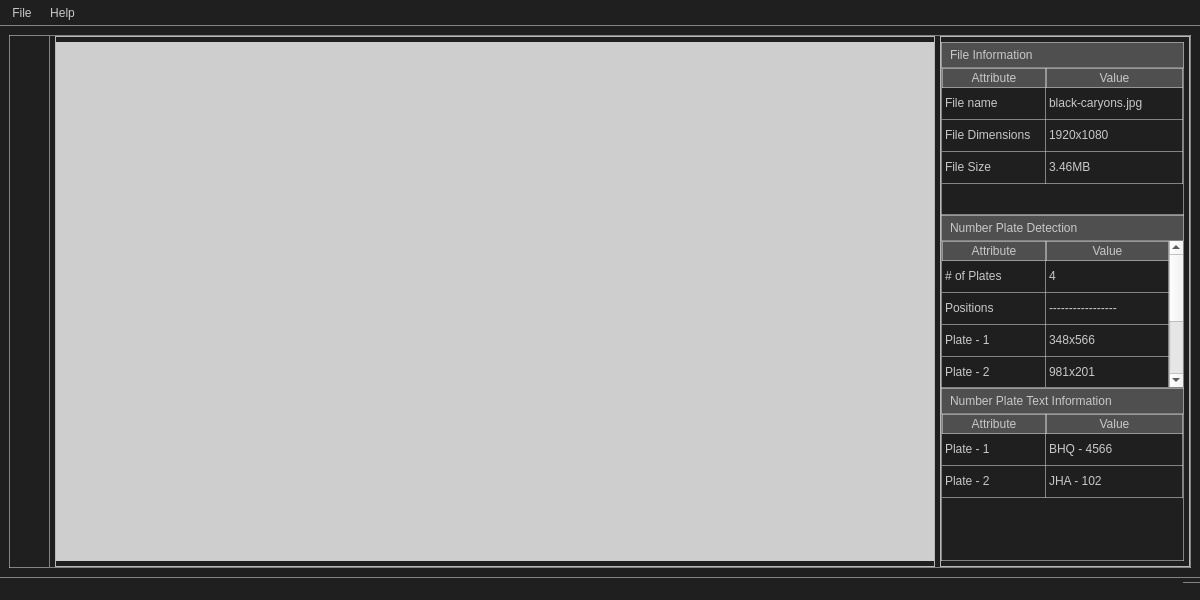
<?xml version="1.0" encoding="UTF-8"?>
<ui version="4.0">
 <class>MainWindow</class>
 <widget class="QMainWindow" name="MainWindow">
  <property name="geometry">
   <rect>
    <x>0</x>
    <y>0</y>
    <width>1200</width>
    <height>600</height>
   </rect>
  </property>
  <property name="minimumSize">
   <size>
    <width>800</width>
    <height>600</height>
   </size>
  </property>
  <property name="windowTitle">
   <string>MainWindow</string>
  </property>
  <property name="styleSheet">
   <string notr="true">QWidget#centralwidget {
background-color: rgb(31, 31, 31);
}
QMenuBar {
background-color: rgb(31, 31, 31);
}
QMenu {
background-color: rgb(31, 31, 31);
}
QStatusBar {
background-color: rgb(31, 31, 31);
}</string>
  </property>
  <widget class="QWidget" name="centralwidget">
   <property name="styleSheet">
    <string notr="true">QFrame#mainframe {
border: 1px solid rgba(200, 200, 200, 150);
}</string>
   </property>
   <layout class="QHBoxLayout" name="horizontalLayout_3">
    <item>
     <widget class="QFrame" name="mainframe">
      <property name="sizePolicy">
       <sizepolicy hsizetype="Expanding" vsizetype="Expanding">
        <horstretch>1</horstretch>
        <verstretch>1</verstretch>
       </sizepolicy>
      </property>
      <property name="styleSheet">
       <string notr="true">QFrame#toolFrame {
	border: 1px solid rgba(200, 200, 200, 150);
	border-bottom: none;
	border-left: none;
	border-top: none
}</string>
      </property>
      <property name="frameShape">
       <enum>QFrame::StyledPanel</enum>
      </property>
      <property name="frameShadow">
       <enum>QFrame::Raised</enum>
      </property>
      <layout class="QHBoxLayout" name="horizontalLayout_4">
       <property name="spacing">
        <number>5</number>
       </property>
       <property name="leftMargin">
        <number>0</number>
       </property>
       <property name="topMargin">
        <number>0</number>
       </property>
       <property name="rightMargin">
        <number>0</number>
       </property>
       <property name="bottomMargin">
        <number>0</number>
       </property>
       <item>
        <widget class="QFrame" name="toolFrame">
         <property name="sizePolicy">
          <sizepolicy hsizetype="Maximum" vsizetype="Expanding">
           <horstretch>0</horstretch>
           <verstretch>0</verstretch>
          </sizepolicy>
         </property>
         <property name="minimumSize">
          <size>
           <width>40</width>
           <height>0</height>
          </size>
         </property>
         <property name="maximumSize">
          <size>
           <width>40</width>
           <height>16777215</height>
          </size>
         </property>
         <property name="styleSheet">
          <string notr="true"/>
         </property>
         <property name="frameShape">
          <enum>QFrame::StyledPanel</enum>
         </property>
         <property name="frameShadow">
          <enum>QFrame::Raised</enum>
         </property>
         <layout class="QVBoxLayout" name="verticalLayout">
          <property name="leftMargin">
           <number>5</number>
          </property>
          <property name="topMargin">
           <number>5</number>
          </property>
          <property name="rightMargin">
           <number>5</number>
          </property>
          <property name="bottomMargin">
           <number>5</number>
          </property>
          <item>
           <widget class="QPushButton" name="new_btn">
            <property name="sizePolicy">
             <sizepolicy hsizetype="Expanding" vsizetype="Fixed">
              <horstretch>0</horstretch>
              <verstretch>0</verstretch>
             </sizepolicy>
            </property>
            <property name="minimumSize">
             <size>
              <width>30</width>
              <height>30</height>
             </size>
            </property>
            <property name="maximumSize">
             <size>
              <width>30</width>
              <height>30</height>
             </size>
            </property>
            <property name="cursor">
             <cursorShape>PointingHandCursor</cursorShape>
            </property>
            <property name="toolTip">
             <string>New</string>
            </property>
            <property name="styleSheet">
             <string notr="true">QPushButton {
background-color: transparent;
border-radius: 3px
}

QPushButton:hover {
background-color: rgb(85, 85, 85);
}</string>
            </property>
            <property name="text">
             <string/>
            </property>
            <property name="icon">
             <iconset>
              <normaloff>../images/new icon.png</normaloff>../images/new icon.png</iconset>
            </property>
            <property name="iconSize">
             <size>
              <width>20</width>
              <height>20</height>
             </size>
            </property>
           </widget>
          </item>
          <item>
           <widget class="QPushButton" name="scan_btn">
            <property name="sizePolicy">
             <sizepolicy hsizetype="Minimum" vsizetype="Fixed">
              <horstretch>0</horstretch>
              <verstretch>0</verstretch>
             </sizepolicy>
            </property>
            <property name="minimumSize">
             <size>
              <width>30</width>
              <height>30</height>
             </size>
            </property>
            <property name="maximumSize">
             <size>
              <width>30</width>
              <height>30</height>
             </size>
            </property>
            <property name="cursor">
             <cursorShape>PointingHandCursor</cursorShape>
            </property>
            <property name="toolTip">
             <string>Scan Number Plates</string>
            </property>
            <property name="styleSheet">
             <string notr="true">QPushButton {
background-color: transparent;
border-radius: 3px
}

QPushButton:hover {
background-color: rgb(85, 85, 85);
}</string>
            </property>
            <property name="text">
             <string/>
            </property>
            <property name="icon">
             <iconset>
              <normaloff>../images/scan icon.png</normaloff>../images/scan icon.png</iconset>
            </property>
            <property name="iconSize">
             <size>
              <width>25</width>
              <height>30</height>
             </size>
            </property>
           </widget>
          </item>
          <item>
           <widget class="QPushButton" name="scan_text_btn">
            <property name="sizePolicy">
             <sizepolicy hsizetype="Minimum" vsizetype="Fixed">
              <horstretch>0</horstretch>
              <verstretch>0</verstretch>
             </sizepolicy>
            </property>
            <property name="minimumSize">
             <size>
              <width>30</width>
              <height>30</height>
             </size>
            </property>
            <property name="maximumSize">
             <size>
              <width>30</width>
              <height>30</height>
             </size>
            </property>
            <property name="cursor">
             <cursorShape>PointingHandCursor</cursorShape>
            </property>
            <property name="toolTip">
             <string>Scan Number Plates Text</string>
            </property>
            <property name="styleSheet">
             <string notr="true">QPushButton {
background-color: transparent;
border-radius: 3px
}

QPushButton:hover {
background-color: rgb(85, 85, 85);
}</string>
            </property>
            <property name="text">
             <string/>
            </property>
            <property name="icon">
             <iconset>
              <normaloff>../images/scan text icon.png</normaloff>../images/scan text icon.png</iconset>
            </property>
            <property name="iconSize">
             <size>
              <width>30</width>
              <height>30</height>
             </size>
            </property>
           </widget>
          </item>
          <item>
           <widget class="QPushButton" name="reset_btn">
            <property name="sizePolicy">
             <sizepolicy hsizetype="Minimum" vsizetype="Fixed">
              <horstretch>0</horstretch>
              <verstretch>0</verstretch>
             </sizepolicy>
            </property>
            <property name="minimumSize">
             <size>
              <width>30</width>
              <height>30</height>
             </size>
            </property>
            <property name="maximumSize">
             <size>
              <width>30</width>
              <height>30</height>
             </size>
            </property>
            <property name="cursor">
             <cursorShape>PointingHandCursor</cursorShape>
            </property>
            <property name="toolTip">
             <string>Reset Canvas</string>
            </property>
            <property name="styleSheet">
             <string notr="true">QPushButton {
background-color: transparent;
border-radius: 3px
}

QPushButton:hover {
background-color: rgb(85, 85, 85);
}</string>
            </property>
            <property name="text">
             <string/>
            </property>
            <property name="icon">
             <iconset>
              <normaloff>../images/reset icon.png</normaloff>../images/reset icon.png</iconset>
            </property>
            <property name="iconSize">
             <size>
              <width>20</width>
              <height>20</height>
             </size>
            </property>
           </widget>
          </item>
          <item>
           <spacer name="verticalSpacer_4">
            <property name="orientation">
             <enum>Qt::Vertical</enum>
            </property>
            <property name="sizeHint" stdset="0">
             <size>
              <width>17</width>
              <height>373</height>
             </size>
            </property>
           </spacer>
          </item>
         </layout>
        </widget>
       </item>
       <item>
        <widget class="QFrame" name="canvasFrame">
         <property name="sizePolicy">
          <sizepolicy hsizetype="Preferred" vsizetype="Preferred">
           <horstretch>3</horstretch>
           <verstretch>0</verstretch>
          </sizepolicy>
         </property>
         <property name="minimumSize">
          <size>
           <width>880</width>
           <height>530</height>
          </size>
         </property>
         <property name="frameShape">
          <enum>QFrame::StyledPanel</enum>
         </property>
         <property name="frameShadow">
          <enum>QFrame::Raised</enum>
         </property>
         <layout class="QHBoxLayout" name="horizontalLayout_5">
          <property name="leftMargin">
           <number>0</number>
          </property>
          <property name="topMargin">
           <number>5</number>
          </property>
          <property name="rightMargin">
           <number>0</number>
          </property>
          <property name="bottomMargin">
           <number>5</number>
          </property>
          <item>
           <widget class="QLabel" name="canvas">
            <property name="styleSheet">
             <string notr="true">background-color: rgb(206, 206, 206);</string>
            </property>
            <property name="text">
             <string/>
            </property>
            <property name="pixmap">
             <pixmap>../images/image icon small.png</pixmap>
            </property>
            <property name="alignment">
             <set>Qt::AlignCenter</set>
            </property>
           </widget>
          </item>
         </layout>
        </widget>
       </item>
       <item>
        <widget class="QFrame" name="inspectorFrame">
         <property name="sizePolicy">
          <sizepolicy hsizetype="Expanding" vsizetype="Expanding">
           <horstretch>1</horstretch>
           <verstretch>0</verstretch>
          </sizepolicy>
         </property>
         <property name="minimumSize">
          <size>
           <width>250</width>
           <height>0</height>
          </size>
         </property>
         <property name="maximumSize">
          <size>
           <width>350</width>
           <height>16777215</height>
          </size>
         </property>
         <property name="styleSheet">
          <string notr="true">QTableView, QLabel {
color: rgba(200, 200, 200, 255);
background-color: transparent;
border: 1px solid rgba(200, 200, 200, 150);
}

QLabel {
	background-color: rgb(79, 79, 79);
	border-bottom: none;
	padding: 5px;
}</string>
         </property>
         <property name="frameShape">
          <enum>QFrame::StyledPanel</enum>
         </property>
         <property name="frameShadow">
          <enum>QFrame::Raised</enum>
         </property>
         <layout class="QVBoxLayout" name="verticalLayout_4">
          <property name="spacing">
           <number>0</number>
          </property>
          <property name="leftMargin">
           <number>0</number>
          </property>
          <property name="topMargin">
           <number>5</number>
          </property>
          <property name="rightMargin">
           <number>5</number>
          </property>
          <property name="bottomMargin">
           <number>5</number>
          </property>
          <item>
           <widget class="QLabel" name="label_5">
            <property name="text">
             <string>File Information</string>
            </property>
           </widget>
          </item>
          <item>
           <widget class="QTableWidget" name="infoTable">
            <property name="sizePolicy">
             <sizepolicy hsizetype="Expanding" vsizetype="Expanding">
              <horstretch>0</horstretch>
              <verstretch>1</verstretch>
             </sizepolicy>
            </property>
            <property name="styleSheet">
             <string notr="true">QHeaderView::section {
	background-color: rgb(79, 79, 79);
	color: rgb(200,200,200);
	border: 1px solid rgba(200,200,200, 150);
	margin: 0;
	padding: 0
}

QTableWidget {
	gridline-color: rgba(200,200,200, 150);
}</string>
            </property>
            <property name="frameShape">
             <enum>QFrame::VLine</enum>
            </property>
            <property name="sizeAdjustPolicy">
             <enum>QAbstractScrollArea::AdjustToContents</enum>
            </property>
            <property name="autoScrollMargin">
             <number>16</number>
            </property>
            <property name="editTriggers">
             <set>QAbstractItemView::NoEditTriggers</set>
            </property>
            <property name="dragEnabled">
             <bool>false</bool>
            </property>
            <property name="alternatingRowColors">
             <bool>false</bool>
            </property>
            <property name="selectionMode">
             <enum>QAbstractItemView::NoSelection</enum>
            </property>
            <property name="textElideMode">
             <enum>Qt::ElideLeft</enum>
            </property>
            <property name="verticalScrollMode">
             <enum>QAbstractItemView::ScrollPerPixel</enum>
            </property>
            <property name="horizontalScrollMode">
             <enum>QAbstractItemView::ScrollPerPixel</enum>
            </property>
            <property name="wordWrap">
             <bool>true</bool>
            </property>
            <property name="cornerButtonEnabled">
             <bool>false</bool>
            </property>
            <property name="rowCount">
             <number>3</number>
            </property>
            <attribute name="horizontalHeaderVisible">
             <bool>true</bool>
            </attribute>
            <attribute name="horizontalHeaderDefaultSectionSize">
             <number>104</number>
            </attribute>
            <attribute name="horizontalHeaderHighlightSections">
             <bool>false</bool>
            </attribute>
            <attribute name="horizontalHeaderShowSortIndicator" stdset="0">
             <bool>false</bool>
            </attribute>
            <attribute name="horizontalHeaderStretchLastSection">
             <bool>true</bool>
            </attribute>
            <attribute name="verticalHeaderVisible">
             <bool>false</bool>
            </attribute>
            <attribute name="verticalHeaderDefaultSectionSize">
             <number>32</number>
            </attribute>
            <attribute name="verticalHeaderShowSortIndicator" stdset="0">
             <bool>false</bool>
            </attribute>
            <attribute name="verticalHeaderStretchLastSection">
             <bool>false</bool>
            </attribute>
            <row>
             <property name="text">
              <string>1</string>
             </property>
            </row>
            <row/>
            <row/>
            <column>
             <property name="text">
              <string>Attribute</string>
             </property>
            </column>
            <column>
             <property name="text">
              <string>Value</string>
             </property>
            </column>
            <item row="0" column="0">
             <property name="text">
              <string>File name</string>
             </property>
            </item>
            <item row="0" column="1">
             <property name="text">
              <string>black-caryons.jpg</string>
             </property>
            </item>
            <item row="1" column="0">
             <property name="text">
              <string>File Dimensions</string>
             </property>
            </item>
            <item row="1" column="1">
             <property name="text">
              <string>1920x1080</string>
             </property>
            </item>
            <item row="2" column="0">
             <property name="text">
              <string>File Size</string>
             </property>
            </item>
            <item row="2" column="1">
             <property name="text">
              <string>3.46MB</string>
             </property>
            </item>
           </widget>
          </item>
          <item>
           <widget class="QLabel" name="label_6">
            <property name="text">
             <string>Number Plate Detection</string>
            </property>
           </widget>
          </item>
          <item>
           <widget class="QTableWidget" name="detectionTable">
            <property name="sizePolicy">
             <sizepolicy hsizetype="Expanding" vsizetype="Expanding">
              <horstretch>0</horstretch>
              <verstretch>1</verstretch>
             </sizepolicy>
            </property>
            <property name="styleSheet">
             <string notr="true">QHeaderView::section {
	background-color: rgb(79, 79, 79);
	color: rgb(200,200,200);
	border: 1px solid rgba(200,200,200, 150);
	margin: 0;
	padding: 0
}

QTableWidget {
	gridline-color: rgba(200,200,200, 150);
}</string>
            </property>
            <property name="frameShape">
             <enum>QFrame::VLine</enum>
            </property>
            <property name="lineWidth">
             <number>1</number>
            </property>
            <property name="sizeAdjustPolicy">
             <enum>QAbstractScrollArea::AdjustToContents</enum>
            </property>
            <property name="autoScrollMargin">
             <number>16</number>
            </property>
            <property name="editTriggers">
             <set>QAbstractItemView::NoEditTriggers</set>
            </property>
            <property name="dragEnabled">
             <bool>false</bool>
            </property>
            <property name="alternatingRowColors">
             <bool>false</bool>
            </property>
            <property name="selectionMode">
             <enum>QAbstractItemView::NoSelection</enum>
            </property>
            <property name="textElideMode">
             <enum>Qt::ElideLeft</enum>
            </property>
            <property name="verticalScrollMode">
             <enum>QAbstractItemView::ScrollPerPixel</enum>
            </property>
            <property name="horizontalScrollMode">
             <enum>QAbstractItemView::ScrollPerPixel</enum>
            </property>
            <property name="wordWrap">
             <bool>true</bool>
            </property>
            <property name="cornerButtonEnabled">
             <bool>false</bool>
            </property>
            <property name="rowCount">
             <number>7</number>
            </property>
            <attribute name="horizontalHeaderVisible">
             <bool>true</bool>
            </attribute>
            <attribute name="horizontalHeaderDefaultSectionSize">
             <number>104</number>
            </attribute>
            <attribute name="horizontalHeaderHighlightSections">
             <bool>false</bool>
            </attribute>
            <attribute name="horizontalHeaderShowSortIndicator" stdset="0">
             <bool>false</bool>
            </attribute>
            <attribute name="horizontalHeaderStretchLastSection">
             <bool>true</bool>
            </attribute>
            <attribute name="verticalHeaderVisible">
             <bool>false</bool>
            </attribute>
            <attribute name="verticalHeaderDefaultSectionSize">
             <number>32</number>
            </attribute>
            <attribute name="verticalHeaderShowSortIndicator" stdset="0">
             <bool>false</bool>
            </attribute>
            <attribute name="verticalHeaderStretchLastSection">
             <bool>false</bool>
            </attribute>
            <row>
             <property name="text">
              <string>1</string>
             </property>
            </row>
            <row/>
            <row/>
            <row/>
            <row/>
            <row/>
            <row/>
            <column>
             <property name="text">
              <string>Attribute</string>
             </property>
            </column>
            <column>
             <property name="text">
              <string>Value</string>
             </property>
            </column>
            <item row="0" column="0">
             <property name="text">
              <string># of Plates </string>
             </property>
            </item>
            <item row="0" column="1">
             <property name="text">
              <string>4</string>
             </property>
            </item>
            <item row="1" column="0">
             <property name="text">
              <string>Positions</string>
             </property>
            </item>
            <item row="1" column="1">
             <property name="text">
              <string>-----------------</string>
             </property>
            </item>
            <item row="2" column="0">
             <property name="text">
              <string>Plate - 1</string>
             </property>
            </item>
            <item row="2" column="1">
             <property name="text">
              <string>348x566</string>
             </property>
            </item>
            <item row="3" column="0">
             <property name="text">
              <string>Plate - 2</string>
             </property>
            </item>
            <item row="3" column="1">
             <property name="text">
              <string>981x201</string>
             </property>
            </item>
            <item row="4" column="0">
             <property name="text">
              <string>Accuracy</string>
             </property>
            </item>
            <item row="4" column="1">
             <property name="text">
              <string>-----------------</string>
             </property>
            </item>
            <item row="5" column="0">
             <property name="text">
              <string>Plate - 1</string>
             </property>
            </item>
            <item row="5" column="1">
             <property name="text">
              <string>86.17%</string>
             </property>
            </item>
            <item row="6" column="0">
             <property name="text">
              <string>Plate - 2</string>
             </property>
            </item>
            <item row="6" column="1">
             <property name="text">
              <string>95.33%</string>
             </property>
            </item>
           </widget>
          </item>
          <item>
           <widget class="QLabel" name="label_7">
            <property name="text">
             <string>Number Plate Text Information</string>
            </property>
           </widget>
          </item>
          <item>
           <widget class="QTableWidget" name="plateTextTable">
            <property name="sizePolicy">
             <sizepolicy hsizetype="Expanding" vsizetype="Expanding">
              <horstretch>0</horstretch>
              <verstretch>1</verstretch>
             </sizepolicy>
            </property>
            <property name="styleSheet">
             <string notr="true">QHeaderView::section {
	background-color: rgb(79, 79, 79);
	color: rgb(200,200,200);
	border: 1px solid rgba(200,200,200, 150);
	margin: 0;
	padding: 0
}

QTableWidget {
	gridline-color: rgba(200,200,200, 150);
}</string>
            </property>
            <property name="frameShape">
             <enum>QFrame::VLine</enum>
            </property>
            <property name="sizeAdjustPolicy">
             <enum>QAbstractScrollArea::AdjustToContents</enum>
            </property>
            <property name="autoScrollMargin">
             <number>16</number>
            </property>
            <property name="editTriggers">
             <set>QAbstractItemView::NoEditTriggers</set>
            </property>
            <property name="dragEnabled">
             <bool>false</bool>
            </property>
            <property name="alternatingRowColors">
             <bool>false</bool>
            </property>
            <property name="selectionMode">
             <enum>QAbstractItemView::NoSelection</enum>
            </property>
            <property name="textElideMode">
             <enum>Qt::ElideLeft</enum>
            </property>
            <property name="verticalScrollMode">
             <enum>QAbstractItemView::ScrollPerPixel</enum>
            </property>
            <property name="horizontalScrollMode">
             <enum>QAbstractItemView::ScrollPerPixel</enum>
            </property>
            <property name="wordWrap">
             <bool>true</bool>
            </property>
            <property name="cornerButtonEnabled">
             <bool>false</bool>
            </property>
            <property name="rowCount">
             <number>2</number>
            </property>
            <attribute name="horizontalHeaderVisible">
             <bool>true</bool>
            </attribute>
            <attribute name="horizontalHeaderDefaultSectionSize">
             <number>104</number>
            </attribute>
            <attribute name="horizontalHeaderHighlightSections">
             <bool>false</bool>
            </attribute>
            <attribute name="horizontalHeaderShowSortIndicator" stdset="0">
             <bool>false</bool>
            </attribute>
            <attribute name="horizontalHeaderStretchLastSection">
             <bool>true</bool>
            </attribute>
            <attribute name="verticalHeaderVisible">
             <bool>false</bool>
            </attribute>
            <attribute name="verticalHeaderDefaultSectionSize">
             <number>32</number>
            </attribute>
            <attribute name="verticalHeaderShowSortIndicator" stdset="0">
             <bool>false</bool>
            </attribute>
            <attribute name="verticalHeaderStretchLastSection">
             <bool>false</bool>
            </attribute>
            <row>
             <property name="text">
              <string>1</string>
             </property>
            </row>
            <row/>
            <column>
             <property name="text">
              <string>Attribute</string>
             </property>
            </column>
            <column>
             <property name="text">
              <string>Value</string>
             </property>
            </column>
            <item row="0" column="0">
             <property name="text">
              <string>Plate - 1</string>
             </property>
            </item>
            <item row="0" column="1">
             <property name="text">
              <string>BHQ - 4566</string>
             </property>
            </item>
            <item row="1" column="0">
             <property name="text">
              <string>Plate - 2</string>
             </property>
            </item>
            <item row="1" column="1">
             <property name="text">
              <string>JHA - 102</string>
             </property>
            </item>
           </widget>
          </item>
         </layout>
        </widget>
       </item>
      </layout>
     </widget>
    </item>
   </layout>
  </widget>
  <widget class="QMenuBar" name="menubar">
   <property name="geometry">
    <rect>
     <x>0</x>
     <y>0</y>
     <width>1200</width>
     <height>29</height>
    </rect>
   </property>
   <property name="styleSheet">
    <string notr="true">QMenuBar {
color: rgb(200, 200, 200);
border-bottom: 1px solid rgba(200, 200, 200, 150);
}

QMenuBar::item {
padding: 6px;
background-color: transparent
}

QMenuBar::item:selected {
	background-color: rgb(85, 85, 85);
}

QMenuBar::item:hover {
	background-color: rgb(85, 85, 85);
}</string>
   </property>
   <property name="defaultUp">
    <bool>false</bool>
   </property>
   <property name="nativeMenuBar">
    <bool>false</bool>
   </property>
   <widget class="QMenu" name="filemenu">
    <property name="autoFillBackground">
     <bool>false</bool>
    </property>
    <property name="styleSheet">
     <string notr="true">QMenu {
	color: rgb(200, 200, 200);
	width: 200px
}

QMenu::item {
	padding: 3px;
	padding-left: 10px;
}

QMenu::item:selected {
	background-color: rgb(85, 85, 85);
}

QMenu::item:hover {
	background-color: rgb(85, 85, 85);
}

QMenu::item:pressed {
	background-color: rgb(85, 85, 85);
	color: rgb(255, 255, 255);
}</string>
    </property>
    <property name="title">
     <string>File</string>
    </property>
    <property name="toolTipsVisible">
     <bool>false</bool>
    </property>
    <addaction name="actionNew"/>
    <addaction name="actionSave"/>
    <addaction name="actionSave_As"/>
    <addaction name="actionExport_Stats_to_CSV"/>
    <addaction name="separator"/>
    <addaction name="actionGo_To_Menu"/>
    <addaction name="actionExit"/>
   </widget>
   <widget class="QMenu" name="menuOptions">
    <property name="styleSheet">
     <string notr="true">QMenu {
	color: rgb(200, 200, 200);
	width: 200px
}

QMenu::item {
	padding: 3px;
	padding-left: 10px;
	width: 100%
}

QMenu::item:selected {
	background-color: rgb(85, 85, 85);
}

QMenu::item:hover {
	background-color: rgb(85, 85, 85);
}

QMenu::item:pressed {
	background-color: rgb(85, 85, 85);
	color: rgb(255, 255, 255);
}</string>
    </property>
    <property name="title">
     <string>Help</string>
    </property>
    <addaction name="actionPrivacy_Policy"/>
    <addaction name="separator"/>
    <addaction name="actionDownload_Code"/>
   </widget>
   <addaction name="filemenu"/>
   <addaction name="menuOptions"/>
  </widget>
  <widget class="QStatusBar" name="statusbar">
   <property name="styleSheet">
    <string notr="true">border-top: 1px solid rgba(200, 200, 200, 150);
color: rgba(200, 200, 200, 255);</string>
   </property>
  </widget>
  <action name="actionNew">
   <property name="text">
    <string>New</string>
   </property>
  </action>
  <action name="actionSave">
   <property name="text">
    <string>Save</string>
   </property>
  </action>
  <action name="actionSave_As">
   <property name="text">
    <string>Save As</string>
   </property>
  </action>
  <action name="actionExport_Stats_to_CSV">
   <property name="text">
    <string>Export Stats to CSV</string>
   </property>
  </action>
  <action name="actionGo_To_Menu">
   <property name="text">
    <string>Go to Menu</string>
   </property>
  </action>
  <action name="actionPrivacy_Stament">
   <property name="text">
    <string>Privacy Statment</string>
   </property>
  </action>
  <action name="actionPrivacy_Policy">
   <property name="text">
    <string>Privacy Policy</string>
   </property>
  </action>
  <action name="actionDownload_Code">
   <property name="text">
    <string>Download Code</string>
   </property>
  </action>
  <action name="actionExit">
   <property name="text">
    <string>Exit</string>
   </property>
  </action>
 </widget>
 <resources/>
 <connections/>
</ui>
